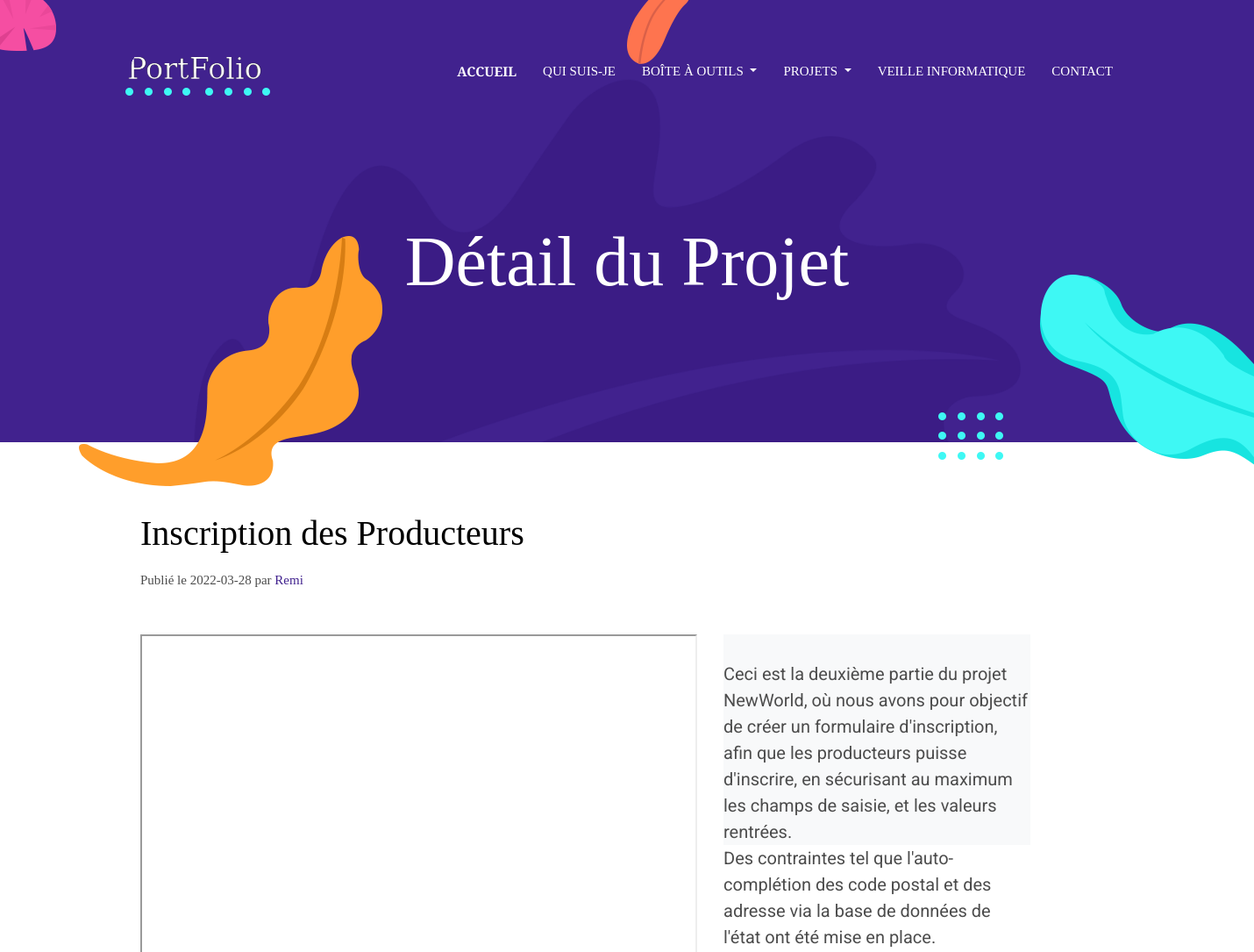
Before: /projet-details.php?idProjet=1 (upper part) with the older database file.
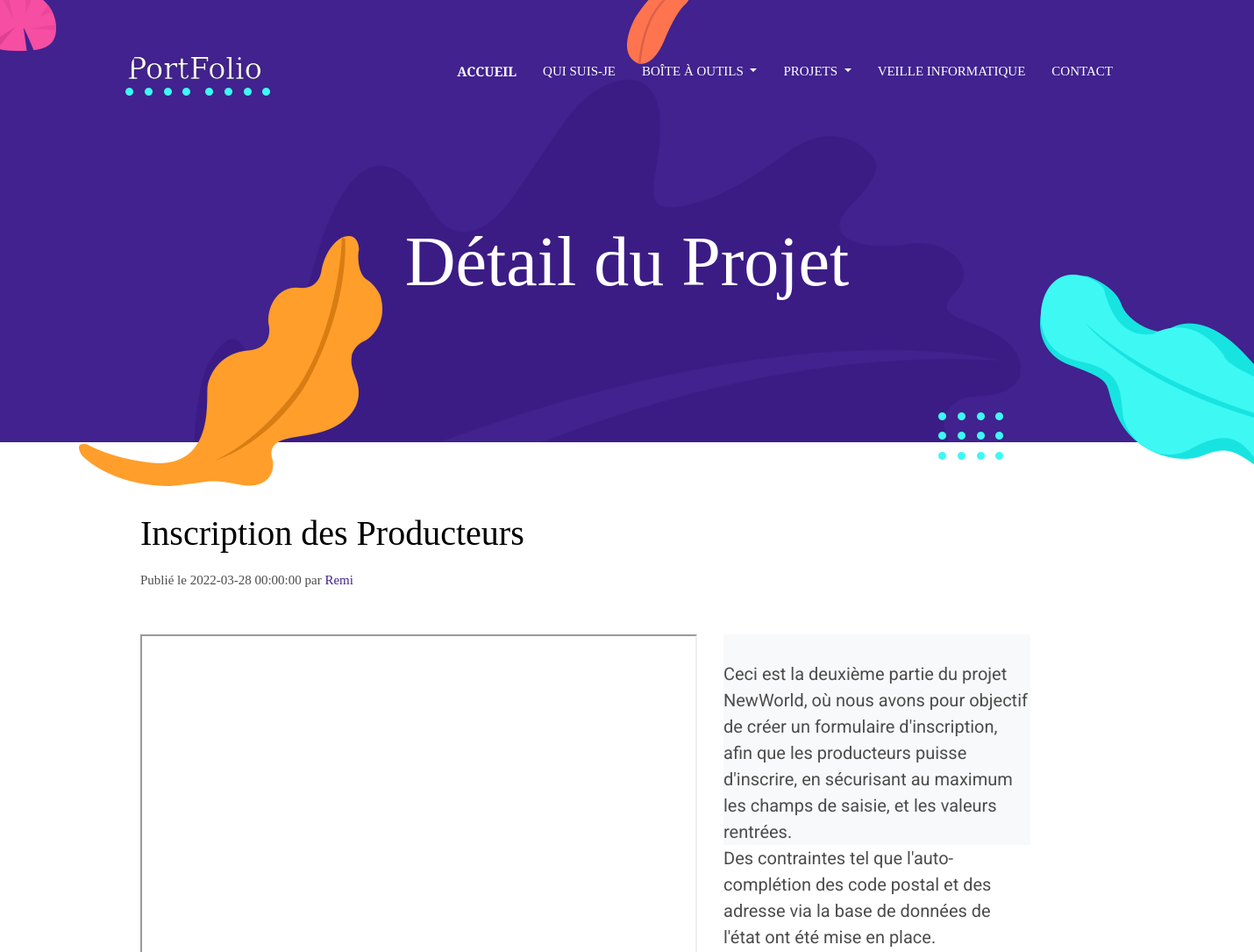
After: the same page with the newer database file.
### tables this page shows
CREATE TABLE IF NOT EXISTS `document` (
  `numeroDocument` int(11) NOT NULL AUTO_INCREMENT,
  `titreProjet` varchar(50) DEFAULT NULL,
  `lien` varchar(1000) DEFAULT NULL,
  `dateInsertion` datetime DEFAULT CURRENT_TIMESTAMP,
  `description` varchar(2000) DEFAULT NULL,
  `lienImage` varchar(200) NOT NULL,
  `lien_publication` varchar(1000) DEFAULT NULL,
  PRIMARY KEY (`numeroDocument`)
);

### projet-details.php (the view, shortened to what this page needs)
<!DOCTYPE html>
<html lang="fr">
<?php
if (isset($_GET['idProjet']) && !empty($_GET['idProjet'])) {
  $idDocument = $_GET['idProjet'];
  include "header.php";
  require_once "./bdd_connexion.php";
  $requete = "SELECT `numeroDocument`, `titreProjet`, `lien`, `dateInsertion`, `description`, `lien_publication` FROM `document` WHERE `numeroDocument` = " . $idDocument;
  $resultat = $pdo->query($requete);
  $resultat = $resultat->fetchAll();
  $lienIframe = $resultat[0]['lien_publication'];
  $titreDocument = $resultat[0]['titreProjet'];
  $description = $resultat[0]['description'];
  $date = $resultat[0]['dateInsertion'];
?>
  <body>
    <?php
    if (isset($lienIframe) && isset($idDocument) && isset($titreDocument) && isset($description) && isset($date)) {
    ?>
      <?php
      include "./nav-bar.php";
      ?>
      <section class="page-title bg-primary position-relative">
        <div class="container">
          <div class="row">
            <div class="col-12 text-center">
              <h1 class="text-white font-tertiary">Détail du Projet</h1>
            </div>
          </div>
        </div>
        <img src="images/illustrations/page-title.png" alt="illustrations" class="bg-shape-1 w-100">
        <img src="images/illustrations/leaf-pink-round.png" alt="illustrations" class="bg-shape-2">
        <img src="images/illustrations/dots-cyan.png" alt="illustrations" class="bg-shape-3">
        <img src="images/illustrations/leaf-orange.png" alt="illustrations" class="bg-shape-4">
        <img src="images/illustrations/leaf-yellow.png" alt="illustrations" class="bg-shape-5">
        <img src="images/illustrations/dots-group-cyan.png" alt="illustrations" class="bg-shape-6">
        <img src="images/illustrations/leaf-cyan-lg.png" alt="illustrations" class="bg-shape-7">
      </section>
      <section class="section">
        <div class="container">
          <div class="row">
            <div class="col-lg-12">
              <h3 class="font-tertiary mb-3"> <?php echo $titreDocument ?> </h3>
              <p class="font-secondary mb-5">Publié le <?php echo $date ?> par<span class="text-primary"> Remi</span></p>
              <div class="content">
                <div class="row">
                  <div class="col-7" style="height: 90vh;"> <?php echo '<iframe src="' . $lienIframe . '" style="height: 100%; width: 100%"></iframe>'; ?> </div>
                  <div class="col-4">
                    <div class="d-flex align-items-start bg-light mb-3" style="height: 30vh; font-size: 20px; line-height: 30px;">
                      <br>
                      <?php echo $description; ?>
                    </div>
                  </div>
                </div>
              </div>
            </div>
          </div>
        </div>
      </section>
  </body>
</html>
<?php
    }
  }
?>

Changed rows visible on the page:
changed document "Inscription des Producteurs": dateInsertion "2022-03-28" → "2022-03-28 00:00:00"
